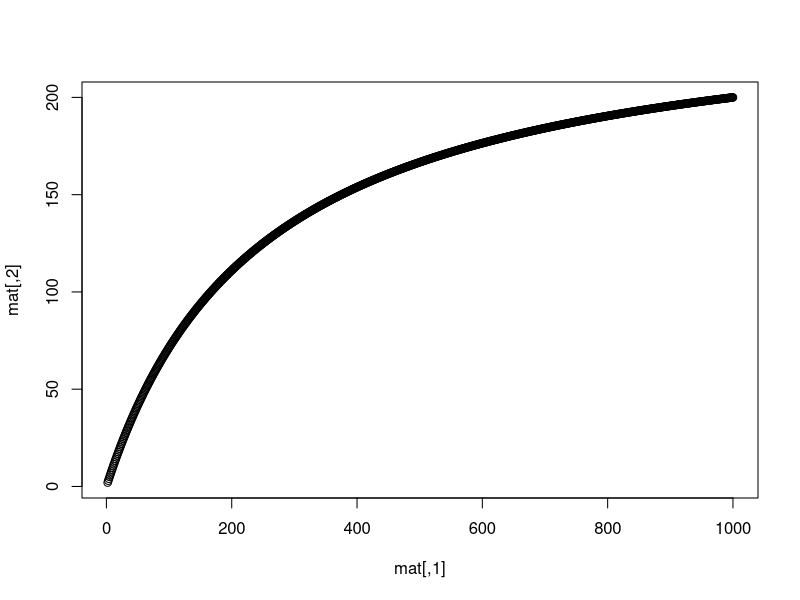
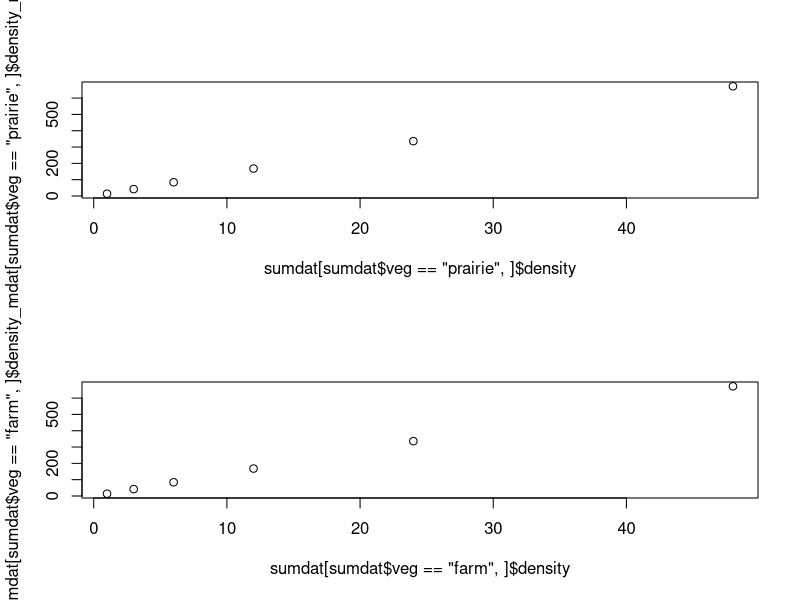
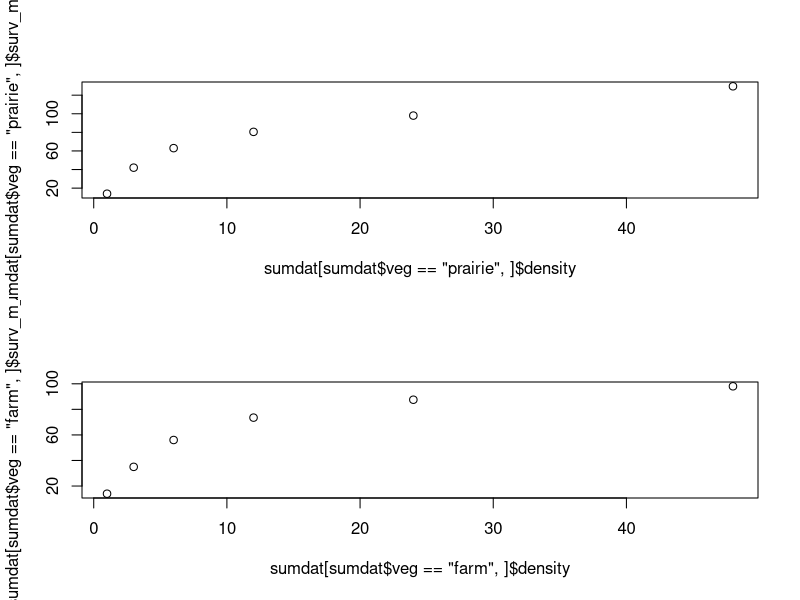

Reproduce these figures in R, in order. (Note: this script raises an error after producing the figures.)
## Field Experiment Modeling Day
## April 15 2015
## Population Ecology Spring 2015
## Auriel Fournier

## now we are going to use the 'given results' values (since the exp isn't done yet, sad day)

## already summarized from excel
sumdat <- read.csv("surv_summary.csv")

## raw stuff
rawdat <- read.csv("raw_fake_data.csv")

## we need to use our fake data to find d and gamma

## Survival of tadpoles St = Stmax /(1-d*Tadpoles(t))^gamma
		## gamma is what tells you if it's over or under compensating 

T <- seq(1:1000)
stmax = 1
d = .004
gamma = 1

mat <- matrix(nrow=1000,ncol=2)
mat[,1] <- T

for(i in 2:max(T)){
mat[i,2] <- T[i] * ((stmax)/(1+d*(T[i]^gamma)))
}

plot(mat)

######################
## plotting the 'real' data
######################

par(mfrow=c(2,1))
plot(sumdat[sumdat$veg=="prairie",]$density, sumdat[sumdat$veg=="prairie",]$density_m_sqr)

plot(sumdat[sumdat$veg=="farm",]$density, sumdat[sumdat$veg=="farm",]$density_m_sqr)
par(mfrow=c(2,1))
plot(sumdat[sumdat$veg=="prairie",]$density, sumdat[sumdat$veg=="prairie",]$surv_m_sqr)

plot(sumdat[sumdat$veg=="farm",]$density, sumdat[sumdat$veg=="farm",]$surv_m_sqr)


###########################
## copied from JD's script
###########################

densitytrt <- grass[,2]
nsteps = 100
sexpected = rep(0,length(densitytrt))
resid=rep(0,length(densitytrt))
sumresid = matrix(0,nsteps,nsteps)
d=seq(0,0.1,length=nsteps)
gamma=seq(0,3,length=nsteps)

for(j in 1:nsteps){
for(k in 1:nsteps){
	for(i in 1:length(densitytrt)){
		sexpected[i] <- densitytrt[i]*stmax/(1+d[j]*densitytrt[i])^gamma[k]
		resid[i] <- abs(sexpected[i]-densitytrt[i])
	sumresid[j,k]=sum(resid)
}
}}

minloc <- which(sumresid==min(sumresid),arr.ind=TRUE)
minloc






